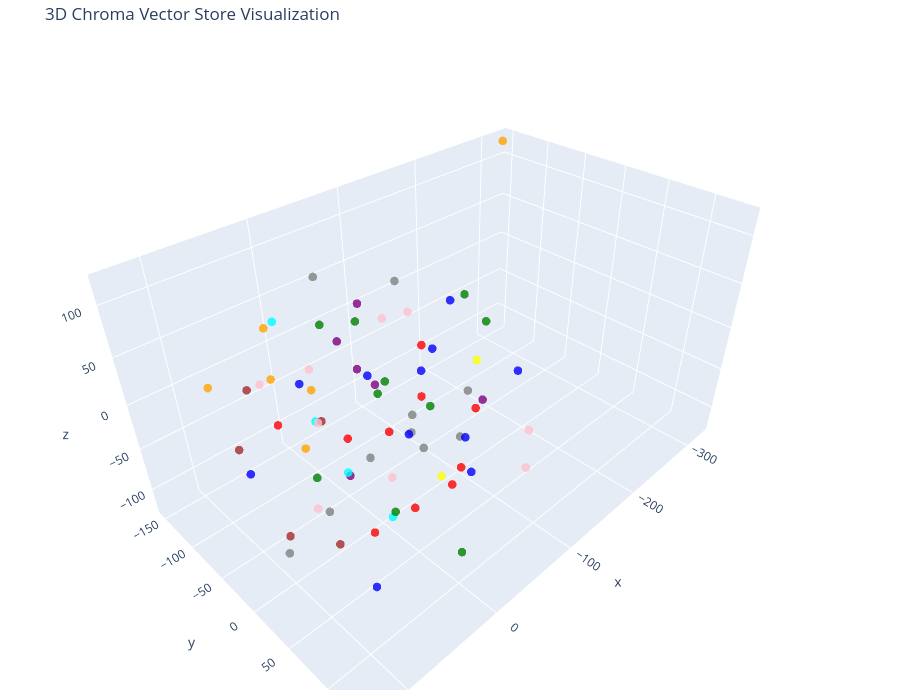

The code cell stored with this chart in its notebook:
### Code cell
# 3D representation of the HuggingFace vector store

display_3D_of_the_vector_store(hf_vector_store)

### Figure 1 — Plotly figure (JSON) as saved in the notebook; plotly's stock layout.template omitted (floating-point values rounded to 4 significant figures)
{"data": [{"hoverinfo": "text", "marker": {"color": ["gray", "gray", "gray", "gray", "gray", "gray", "gray", "gray", "gray", "gray", "purple", "purple", "purple", "purple", "purple", "purple", "green", "green", "green", "green", "green", "green", "green", "green", "blue", "blue", "blue", "blue", "blue", "blue", "blue", "blue", "cyan", "cyan", "cyan", "cyan", "orange", "orange", "orange", "orange", "orange", "orange", "yellow", "yellow", "blue", "blue", "blue", "green", "green", "brown", "brown", "brown", "brown", "brown", "red", "red", "red", "red", "red", "red", "red", "red", "red", "red", "pink", "pink", "pink", "pink", "pink", "pink", "pink", "pink", "pink"], "opacity": 0.8, "size": 5}, "mode": "markers", "text": ["Type: company<br>Text: # Branch Network\n\nQ-Transfer operates branches that support customer onboarding, account assistance,...", "Type: company<br>Text: ## Branches\n\n| Branch ID | City | Country | Type | Status |\n|---|---|---|---|---|\n| BR-LAG-001 | Lag...", "Type: company<br>Text: ## Branch Responsibilities\n\nBranches may assist with customer onboarding, identity verification, acc...", "Type: company<br>Text: # Q-Transfer Company Overview\n\nQ-Transfer is a fictional fintech company used for a RAG engineering ...", "Type: company<br>Text: ## Business Profile\n\n- Industry: Financial technology\n- Core services: Local transfers, internationa...", "Type: company<br>Text: ## Core Departments\n\nQ-Transfer operates through Engineering, Product, Operations, Customer Support,...", "Type: company<br>Text: ## Important Principle\n\nCustomer funds and company operating funds must be treated separately. Finan...", "Type: company<br>Text: # Organisation Structure\n\nQ-Transfer uses a functional organisational structure.\n\n## Executive Funct...", "Type: company<br>Text: ## Business Functions\n\nEngineering manages software platforms and infrastructure. Operations manages...", "Type: company<br>Text: ## Escalation\n\nOperational incidents should normally begin with the relevant team lead. Material fin...", "Type: compliance<br>Text: # AML and CFT Controls\n\nAnti-Money Laundering and Countering the Financing of Terrorism controls hel...", "Type: compliance<br>Text: A transaction being unusual does not automatically mean that it is illegal. Alerts require appropria...", "Type: compliance<br>Text: # Regulatory Reporting\n\nQ-Transfer maintains processes for regulatory reporting in jurisdictions whe...", "Type: compliance<br>Text: # Sanctions Screening\n\nQ-Transfer screens relevant customers and transactions against applicable san...", "Type: compliance<br>Text: ## Escalation\n\nConfirmed or unresolved high-risk matches must follow the company's sanctions escalat...", "Type: compliance<br>Text: # Transaction Monitoring\n\nTransaction monitoring identifies activity that may require investigation....", "Type: customers<br>Text: # Customer Complaints\n\nA complaint is an expression of dissatisfaction about a Q-Transfer product, s...", "Type: customers<br>Text: # Customer Profiles\n\nQ-Transfer supports individual and business customers.\n\n## Customer Lifecycle\n\n...", "Type: customers<br>Text: ## Synthetic Customer Examples\n\n| Customer ID | Type | Country | Verification | Risk Level | Status ...", "Type: customers<br>Text: All customer examples are fictional.\n\n## Data Protection\n\nCustomer information must only be accessed...", "Type: customers<br>Text: # Customer Support\n\nCustomer Support handles account questions, transaction enquiries, verification ...", "Type: customers<br>Text: ## Escalation\n\nCases involving suspected fraud, account takeover, sanctions concerns, privacy incide...", "Type: customers<br>Text: # Customer KYC and Verification\n\nKnow Your Customer procedures help Q-Transfer establish who its cus...", "Type: customers<br>Text: ## Business Verification\n\nBusiness customers may require company registration information, ownership...", "Type: employees<br>Text: # Employee Records\n\nQ-Transfer maintains employee records for employment administration and access m...", "Type: employees<br>Text: | Employee ID | Name         | Department       | Role               | Branch  | Status |\n| --------...", "Type: employees<br>Text: | EMP-1003    | Miriam Cole  | Operations       | Operations Manager | London  | Active |\n| EMP-1004...", "Type: employees<br>Text: These records are fictional and contain no real employee information.\n\n## Record Categories\n\nEmploye...", "Type: employees<br>Text: # Employee Onboarding and Offboarding\n\n## Onboarding\n\nNew employees complete identity verification, ...", "Type: employees<br>Text: ## Access Review\n\nManagers are responsible for confirming that access matches the employee's current...", "Type: employees<br>Text: # Employee Roles and Access\n\nQ-Transfer uses role-based access control.\n\n## Examples\n\nCustomer Suppo...", "Type: employees<br>Text: Finance employees can access accounting and reconciliation information required for their duties.\n\nE...", "Type: finance<br>Text: # Ledger and Reconciliation\n\nQ-Transfer maintains financial records that support accurate accounting...", "Type: finance<br>Text: ## Exceptions\n\nA reconciliation mismatch should be investigated and documented. Financial adjustment...", "Type: finance<br>Text: # Month-End Financial Close\n\nFinance performs a controlled month-end close.\n\n## Typical Activities\n\n...", "Type: finance<br>Text: # Treasury Operations\n\nTreasury manages liquidity, funding, settlement positions, and financial expo...", "Type: investments<br>Text: # Investment Accounts\n\nCustomers may have an investment account separate from their normal transfer ...", "Type: investments<br>Text: These examples are fictional.\n\nInvestment transactions should have appropriate records for orders, c...", "Type: investments<br>Text: # Investment Products\n\nQ-Transfer offers investment features through supported investment products.\n...", "Type: investments<br>Text: ## Customer Information\n\nInvestment information should clearly distinguish expected or historical pe...", "Type: investments<br>Text: # Investment Risk\n\nInvestment products can involve different levels and types of risk.\n\nCustomers sh...", "Type: investments<br>Text: Customer-facing information must accurately describe the product and avoid presenting investments as...", "Type: operations<br>Text: # Service Levels\n\nQ-Transfer tracks service performance across customer support and transaction oper...", "Type: operations<br>Text: # Transaction Operations\n\nOperations monitors transaction processing and handles operational excepti...", "Type: policies<br>Text: # Employee Acceptable Use\n\nEmployees must use Q-Transfer systems only for legitimate business purpos...", "Type: policies<br>Text: # Data Retention\n\nQ-Transfer retains business records for periods determined by applicable law, regu...", "Type: policies<br>Text: # Third-Party Management\n\nQ-Transfer relies on external providers such as banking partners, payment ...", "Type: products<br>Text: # Q-Transfer Product Catalogue\n\n## Transfer Products\n\n### Local Transfer\nDomestic money movement wit...", "Type: products<br>Text: ### Money Market Select\nA fictional product providing exposure to short-term money-market instrument...", "Type: risk<br>Text: # Fraud Management\n\nFraud controls protect customers and Q-Transfer from unauthorised or deceptive a...", "Type: risk<br>Text: Customer safety and preservation of evidence are important during investigations....", "Type: risk<br>Text: # Incident Management\n\nAn incident is an event that negatively affects customers, financial processi...", "Type: risk<br>Text: Detect → classify → contain → investigate → resolve → communicate → document → review.\n\nMajor incide...", "Type: risk<br>Text: # Risk Management\n\nQ-Transfer manages several categories of risk.\n\n## Major Risk Categories\n\n- Finan...", "Type: support<br>Text: # Frequently Asked Questions\n\n## Why is my transfer pending?\n\nA transfer may remain pending because ...", "Type: support<br>Text: ## Why is my verification taking longer?\n\nAdditional verification may be required because informatio...", "Type: support<br>Text: ## Are investment returns guaranteed?\n\nInvestment returns should not be described as guaranteed unle...", "Type: support<br>Text: # Internal Knowledge Base Rules\n\nThis knowledge base is designed for an internal RAG assistant.\n\n## ...", "Type: support<br>Text: 1. Use retrieved company information as the primary source.\n2. Do not invent company policies, custo...", "Type: support<br>Text: ## Example\n\nIf asked \"What is the exact regulatory reporting deadline for country X?\" the assistant ...", "Type: technology<br>Text: # Business Continuity and Disaster Recovery\n\nQ-Transfer maintains continuity plans for critical serv...", "Type: technology<br>Text: Business continuity exercises should be performed periodically and lessons should be documented....", "Type: technology<br>Text: # Data Security\n\nQ-Transfer protects customer, employee, transaction, and financial information.\n\n##...", "Type: technology<br>Text: # Technology Architecture\n\nQ-Transfer uses a service-oriented digital platform.\n\n## Major Components...", "Type: transfers<br>Text: # Fees and Foreign Exchange\n\nQ-Transfer may charge transfer fees and may apply an exchange-rate marg...", "Type: transfers<br>Text: ## Example\n\nA customer sends GBP 1,000 to a recipient receiving NGN. The final received amount depen...", "Type: transfers<br>Text: # International Money Transfers\n\nInternational transfers involve sending funds between supported cou...", "Type: transfers<br>Text: ## Important Considerations\n\nInternational transfers may be affected by cut-off times, weekends, pub...", "Type: transfers<br>Text: # Local Money Transfers\n\nQ-Transfer supports domestic transfers in supported markets.\n\n## Typical Fl...", "Type: transfers<br>Text: ## Failed Transfers\n\nFailed transactions should be investigated using transaction status, error info...", "Type: transfers<br>Text: # Refunds and Reversals\n\nRefunds and reversals are controlled financial operations.\n\n## Common Reaso...", "Type: transfers<br>Text: # Transaction Records\n\nEach transfer should have a unique transaction identifier.\n\n## Synthetic Tran...", "Type: transfers<br>Text: These records are synthetic examples.\n\n## Auditability\n\nTransaction records should allow authorised ..."], "type": "scatter3d", "x": [-11.16, -54.91, 5.455, -8.924, 128.6, -48.19, 40.82, -53.69, -63.45, 75.59, 3.923, -78.69, -91.58, -4.413, 37.48, 25.67, -57.33, -25.84, -29.22, -45.52, 95.26, -87.37, -15.84, 9.828, -99.37, -91.45, -67.54, 113.6, 79.01, -114.4, -70.52, -0.8491, 24.42, 54.95, -14.78, -10.62, 66.7, 61.58, 103.6, -324.6, 17.16, 42.21, -120.8, 25.16, -48.68, -76.46, -86.07, -13.05, -53.79, 92.5, 41.74, 96.22, 64.96, 62.29, 11.88, -15.03, -2.63, 36.34, 35.88, 53.21, -35.14, 94.64, -76.05, -17.11, -127.4, 83.91, 101.0, 16.79, -5.526, 69.64, -108.9, 45.14, -36.86], "y": [32.32, -0.8598, 52.91, -83.75, 51.12, 53.16, 41.77, 56.27, -41.97, 28.85, -40.15, -98.19, 38.71, -19.5, 7.818, 13.64, 6.665, -27.93, -112.4, -78.92, 48.36, 18.75, -4.574, 112.7, 70.87, 18.22, 49.19, -16.89, 87.35, -25.21, -3.423, -115.1, -104.2, 82.71, -117.1, -63.37, -46.56, -54.14, -82.2, -152.7, -67.5, -48.86, 3.728, 105.4, -70.72, -45.96, -35.8, 3.344, 74.02, -72.78, -19.37, -3.084, 22.14, -98.62, 59.74, 101.0, -47.43, 98.02, -102.0, 81.89, 21.11, 111.0, 16.02, 84.73, 65.57, 37.8, -1.946, 36.5, 10.74, 18.49, -78.14, -37.25, 135.0], "z": [-6.307, -71.19, 33.8, 96.99, -27.53, -20.46, 4.457, 27.72, 88.04, -39.36, 58.17, -60.9, -12.13, 99.85, -39.48, 68.01, -18.23, -6.023, 27.31, 38.62, 23.95, 89.97, 25.03, -72.22, 32.18, -68.61, -77.02, -3.715, -77.2, 54.66, 32.89, -27.99, 58.05, -20.57, -83.27, -114.6, 48.13, 90.81, 40.2, 118.7, -0.2026, -41.47, -0.5085, 16.76, -19.91, -94.29, -15.27, -122.5, 102.9, -26.71, 6.472, -76.38, -90.97, 7.108, -58.57, 56.03, -56.35, 93.18, -49.75, 62.3, 64.99, 14.34, -121.3, -15.34, -53.08, 109.4, 84.5, 120.0, -68.29, 42.96, 21.77, -105.6, 4.375]}], "layout": {"height": 700, "margin": {"b": 10, "l": 10, "r": 10, "t": 40}, "scene": {"xaxis": {"title": {"text": "x"}}, "yaxis": {"title": {"text": "y"}}, "zaxis": {"title": {"text": "z"}}}, "title": {"text": "3D Chroma Vector Store Visualization"}, "width": 900}}
